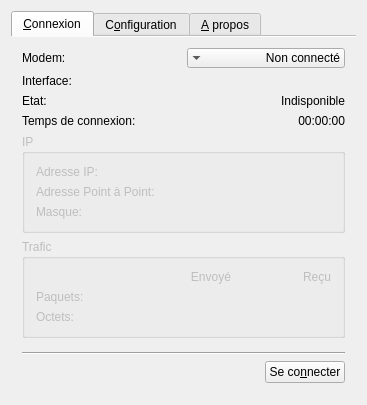
<?xml version="1.0" encoding="UTF-8"?>
<ui version="4.0">
 <class>Widget</class>
 <widget class="QWidget" name="Widget">
  <property name="windowModality">
   <enum>Qt::NonModal</enum>
  </property>
  <property name="geometry">
   <rect>
    <x>0</x>
    <y>0</y>
    <width>367</width>
    <height>392</height>
   </rect>
  </property>
  <property name="windowTitle">
   <string>CtLinux</string>
  </property>
  <property name="windowIcon">
   <iconset resource="rc.qrc">
    <normaloff>:/png/resource/icon.png</normaloff>:/png/resource/icon.png</iconset>
  </property>
  <layout class="QVBoxLayout" name="verticalLayout">
   <item>
    <widget class="QTabWidget" name="tabWidget">
     <property name="tabShape">
      <enum>QTabWidget::Rounded</enum>
     </property>
     <property name="currentIndex">
      <number>0</number>
     </property>
     <property name="documentMode">
      <bool>true</bool>
     </property>
     <property name="tabsClosable">
      <bool>false</bool>
     </property>
     <widget class="QWidget" name="tab_home">
      <attribute name="title">
       <string>&amp;Connexion</string>
      </attribute>
      <layout class="QVBoxLayout" name="verticalLayout_6">
       <item>
        <layout class="QGridLayout" name="gridLayout" columnstretch="0,0">
         <item row="1" column="0">
          <widget class="QLabel" name="labelModem">
           <property name="text">
            <string>Modem:</string>
           </property>
          </widget>
         </item>
         <item row="1" column="1">
          <widget class="QComboBox" name="comboBoxModem">
           <property name="layoutDirection">
            <enum>Qt::RightToLeft</enum>
           </property>
           <property name="insertPolicy">
            <enum>QComboBox::InsertAtCurrent</enum>
           </property>
           <property name="sizeAdjustPolicy">
            <enum>QComboBox::AdjustToContentsOnFirstShow</enum>
           </property>
           <property name="minimumContentsLength">
            <number>0</number>
           </property>
           <property name="iconSize">
            <size>
             <width>16</width>
             <height>16</height>
            </size>
           </property>
           <property name="frame">
            <bool>false</bool>
           </property>
           <property name="modelColumn">
            <number>0</number>
           </property>
           <item>
            <property name="text">
             <string>Non connecté</string>
            </property>
           </item>
           <item>
            <property name="text">
             <string notr="true">ttyUSB0</string>
            </property>
            <property name="icon">
             <iconset resource="rc.qrc">
              <normaloff>:/png/resource/1315493472_system-red.png</normaloff>
              <normalon>:/png/resource/1315493431_system-green.png</normalon>:/png/resource/1315493472_system-red.png</iconset>
            </property>
           </item>
           <item>
            <property name="text">
             <string notr="true">ttyUSB1</string>
            </property>
            <property name="icon">
             <iconset resource="rc.qrc">
              <normaloff>:/png/resource/1315493472_system-red.png</normaloff>
              <normalon>:/png/resource/1315493431_system-green.png</normalon>:/png/resource/1315493472_system-red.png</iconset>
            </property>
           </item>
           <item>
            <property name="text">
             <string notr="true">ttyUSB2</string>
            </property>
            <property name="icon">
             <iconset resource="rc.qrc">
              <normaloff>:/png/resource/1315493472_system-red.png</normaloff>
              <normalon>:/png/resource/1315493431_system-green.png</normalon>:/png/resource/1315493472_system-red.png</iconset>
            </property>
           </item>
           <item>
            <property name="text">
             <string notr="true">ttyUSB3</string>
            </property>
            <property name="icon">
             <iconset resource="rc.qrc">
              <normaloff>:/png/resource/1315493472_system-red.png</normaloff>
              <normalon>:/png/resource/1315493431_system-green.png</normalon>:/png/resource/1315493472_system-red.png</iconset>
            </property>
           </item>
          </widget>
         </item>
         <item row="2" column="0">
          <widget class="QLabel" name="labelInterface">
           <property name="text">
            <string>Interface:</string>
           </property>
          </widget>
         </item>
         <item row="2" column="1">
          <widget class="QLabel" name="labelInterfaceText">
           <property name="text">
            <string notr="true"/>
           </property>
           <property name="alignment">
            <set>Qt::AlignRight|Qt::AlignTrailing|Qt::AlignVCenter</set>
           </property>
          </widget>
         </item>
         <item row="3" column="0">
          <widget class="QLabel" name="labelState">
           <property name="text">
            <string>Etat:</string>
           </property>
          </widget>
         </item>
         <item row="3" column="1">
          <widget class="QLabel" name="labelStateText">
           <property name="text">
            <string>Indisponible</string>
           </property>
           <property name="alignment">
            <set>Qt::AlignRight|Qt::AlignTrailing|Qt::AlignVCenter</set>
           </property>
          </widget>
         </item>
         <item row="4" column="0">
          <widget class="QLabel" name="labelTimeConnexion">
           <property name="text">
            <string>Temps de connexion:</string>
           </property>
          </widget>
         </item>
         <item row="4" column="1">
          <widget class="QLabel" name="labelTimeConnexionText">
           <property name="text">
            <string notr="true">00:00:00</string>
           </property>
           <property name="alignment">
            <set>Qt::AlignRight|Qt::AlignTrailing|Qt::AlignVCenter</set>
           </property>
          </widget>
         </item>
        </layout>
       </item>
       <item>
        <widget class="QGroupBox" name="groupBoxIP">
         <property name="enabled">
          <bool>false</bool>
         </property>
         <property name="title">
          <string>IP</string>
         </property>
         <layout class="QVBoxLayout" name="verticalLayout_4">
          <item>
           <layout class="QGridLayout" name="gridLayout_3">
            <item row="0" column="0">
             <widget class="QLabel" name="labelIP">
              <property name="text">
               <string>Adresse IP:</string>
              </property>
             </widget>
            </item>
            <item row="0" column="1">
             <widget class="QLabel" name="labelIPText">
              <property name="text">
               <string notr="true"/>
              </property>
              <property name="alignment">
               <set>Qt::AlignRight|Qt::AlignTrailing|Qt::AlignVCenter</set>
              </property>
             </widget>
            </item>
            <item row="1" column="0">
             <widget class="QLabel" name="labelPAP">
              <property name="text">
               <string>Adresse Point à Point:</string>
              </property>
             </widget>
            </item>
            <item row="1" column="1">
             <widget class="QLabel" name="labelPAPText">
              <property name="text">
               <string notr="true"/>
              </property>
              <property name="alignment">
               <set>Qt::AlignRight|Qt::AlignTrailing|Qt::AlignVCenter</set>
              </property>
             </widget>
            </item>
            <item row="2" column="0">
             <widget class="QLabel" name="labelMask">
              <property name="text">
               <string>Masque:</string>
              </property>
             </widget>
            </item>
            <item row="2" column="1">
             <widget class="QLabel" name="labelMaskText">
              <property name="text">
               <string notr="true"/>
              </property>
              <property name="alignment">
               <set>Qt::AlignRight|Qt::AlignTrailing|Qt::AlignVCenter</set>
              </property>
             </widget>
            </item>
           </layout>
          </item>
         </layout>
        </widget>
       </item>
       <item>
        <widget class="QGroupBox" name="groupBoxTrafic">
         <property name="enabled">
          <bool>false</bool>
         </property>
         <property name="title">
          <string>Trafic</string>
         </property>
         <layout class="QVBoxLayout" name="verticalLayout_5">
          <item>
           <layout class="QGridLayout" name="gridLayout_2">
            <item row="1" column="0">
             <widget class="QLabel" name="labelPackage">
              <property name="text">
               <string>Paquets:</string>
              </property>
             </widget>
            </item>
            <item row="1" column="1">
             <widget class="QLabel" name="labelPackageSend">
              <property name="text">
               <string notr="true"/>
              </property>
              <property name="alignment">
               <set>Qt::AlignRight|Qt::AlignTrailing|Qt::AlignVCenter</set>
              </property>
             </widget>
            </item>
            <item row="0" column="1">
             <widget class="QLabel" name="labelSend">
              <property name="text">
               <string>Envoyé</string>
              </property>
              <property name="alignment">
               <set>Qt::AlignRight|Qt::AlignTrailing|Qt::AlignVCenter</set>
              </property>
             </widget>
            </item>
            <item row="0" column="2">
             <widget class="QLabel" name="labelReceive">
              <property name="text">
               <string>Reçu</string>
              </property>
              <property name="alignment">
               <set>Qt::AlignRight|Qt::AlignTrailing|Qt::AlignVCenter</set>
              </property>
             </widget>
            </item>
            <item row="2" column="0">
             <widget class="QLabel" name="labelOctet">
              <property name="text">
               <string>Octets:</string>
              </property>
             </widget>
            </item>
            <item row="2" column="1">
             <widget class="QLabel" name="labelOctetSend">
              <property name="text">
               <string notr="true"/>
              </property>
              <property name="alignment">
               <set>Qt::AlignRight|Qt::AlignTrailing|Qt::AlignVCenter</set>
              </property>
             </widget>
            </item>
            <item row="2" column="2">
             <widget class="QLabel" name="labelOctetReceive">
              <property name="text">
               <string notr="true"/>
              </property>
              <property name="alignment">
               <set>Qt::AlignRight|Qt::AlignTrailing|Qt::AlignVCenter</set>
              </property>
             </widget>
            </item>
            <item row="1" column="2">
             <widget class="QLabel" name="labelPackageReceive">
              <property name="text">
               <string notr="true"/>
              </property>
              <property name="alignment">
               <set>Qt::AlignRight|Qt::AlignTrailing|Qt::AlignVCenter</set>
              </property>
             </widget>
            </item>
           </layout>
          </item>
         </layout>
        </widget>
       </item>
       <item>
        <spacer name="verticalSpacer_4">
         <property name="orientation">
          <enum>Qt::Vertical</enum>
         </property>
         <property name="sizeHint" stdset="0">
          <size>
           <width>20</width>
           <height>40</height>
          </size>
         </property>
        </spacer>
       </item>
       <item>
        <widget class="Line" name="line">
         <property name="orientation">
          <enum>Qt::Horizontal</enum>
         </property>
        </widget>
       </item>
       <item>
        <layout class="QHBoxLayout" name="horizontalLayout_2">
         <item>
          <spacer name="horizontalSpacer">
           <property name="orientation">
            <enum>Qt::Horizontal</enum>
           </property>
           <property name="sizeHint" stdset="0">
            <size>
             <width>40</width>
             <height>20</height>
            </size>
           </property>
          </spacer>
         </item>
         <item>
          <widget class="QPushButton" name="pushButton_connexion">
           <property name="text">
            <string>Se co&amp;nnecter</string>
           </property>
          </widget>
         </item>
        </layout>
       </item>
      </layout>
     </widget>
     <widget class="QWidget" name="tab_config">
      <attribute name="title">
       <string>C&amp;onfiguration</string>
      </attribute>
      <layout class="QVBoxLayout" name="verticalLayout_3">
       <item>
        <widget class="QGroupBox" name="groupBox">
         <property name="title">
          <string>Connexion</string>
         </property>
         <layout class="QVBoxLayout" name="verticalLayout_2">
          <item>
           <layout class="QFormLayout" name="formLayout_3">
            <item row="0" column="0">
             <widget class="QLabel" name="nomDUtilisateurLabel">
              <property name="text">
               <string>Nom d'utilisateur</string>
              </property>
             </widget>
            </item>
            <item row="0" column="1">
             <widget class="QLineEdit" name="nomDUtilisateurLineEdit">
              <property name="text">
               <string/>
              </property>
              <property name="dragEnabled">
               <bool>true</bool>
              </property>
             </widget>
            </item>
            <item row="1" column="0">
             <widget class="QLabel" name="motDePasseLabel">
              <property name="text">
               <string>Mot de passe</string>
              </property>
             </widget>
            </item>
            <item row="1" column="1">
             <widget class="QLineEdit" name="motDePasseLineEdit">
              <property name="inputMethodHints">
               <set>Qt::ImhHiddenText|Qt::ImhNoAutoUppercase|Qt::ImhNoPredictiveText</set>
              </property>
              <property name="text">
               <string/>
              </property>
              <property name="echoMode">
               <enum>QLineEdit::Password</enum>
              </property>
              <property name="dragEnabled">
               <bool>true</bool>
              </property>
             </widget>
            </item>
            <item row="2" column="1">
             <widget class="QCheckBox" name="checkBox">
              <property name="text">
               <string>Afficher le mot de &amp;passe</string>
              </property>
             </widget>
            </item>
            <item row="3" column="1">
             <widget class="QLineEdit" name="numRoDeTLPhoneLineEdit">
              <property name="text">
               <string/>
              </property>
              <property name="dragEnabled">
               <bool>true</bool>
              </property>
             </widget>
            </item>
            <item row="3" column="0">
             <widget class="QLabel" name="numRoDeTLPhoneLabel">
              <property name="text">
               <string>Numéro de téléphone</string>
              </property>
             </widget>
            </item>
           </layout>
          </item>
         </layout>
        </widget>
       </item>
       <item>
        <widget class="QGroupBox" name="groupBox_2">
         <property name="title">
          <string>Interface</string>
         </property>
         <layout class="QVBoxLayout" name="verticalLayout_8">
          <item>
           <layout class="QFormLayout" name="formLayout_2">
            <property name="fieldGrowthPolicy">
             <enum>QFormLayout::ExpandingFieldsGrow</enum>
            </property>
            <item row="1" column="1">
             <widget class="QLineEdit" name="nomDeLInterfaceLineEdit">
              <property name="text">
               <string/>
              </property>
             </widget>
            </item>
            <item row="1" column="0">
             <widget class="QLabel" name="nomDeLInterfaceLabel">
              <property name="text">
               <string>Nom de l'interface</string>
              </property>
             </widget>
            </item>
           </layout>
          </item>
         </layout>
        </widget>
       </item>
       <item>
        <widget class="QCheckBox" name="checkBox_autoconnect">
         <property name="enabled">
          <bool>false</bool>
         </property>
         <property name="toolTip">
          <string>Fonctionnalité disponible dans la prochaine version</string>
         </property>
         <property name="text">
          <string>Connexion automatique au démarrage du système</string>
         </property>
         <property name="tristate">
          <bool>false</bool>
         </property>
        </widget>
       </item>
       <item>
        <widget class="QCheckBox" name="checkBox_reconnect">
         <property name="enabled">
          <bool>false</bool>
         </property>
         <property name="toolTip">
          <string>Fonctionnalité disponible dans la prochaine version</string>
         </property>
         <property name="text">
          <string>Reconnexion automatique à la perte de la connexion</string>
         </property>
        </widget>
       </item>
       <item>
        <widget class="QLabel" name="labelInfo">
         <property name="font">
          <font>
           <pointsize>9</pointsize>
           <weight>75</weight>
           <bold>true</bold>
          </font>
         </property>
         <property name="text">
          <string>Tous les champs doivent être renseignés</string>
         </property>
         <property name="alignment">
          <set>Qt::AlignCenter</set>
         </property>
        </widget>
       </item>
       <item>
        <spacer name="verticalSpacer">
         <property name="orientation">
          <enum>Qt::Vertical</enum>
         </property>
         <property name="sizeHint" stdset="0">
          <size>
           <width>20</width>
           <height>63</height>
          </size>
         </property>
        </spacer>
       </item>
       <item>
        <widget class="Line" name="line_2">
         <property name="orientation">
          <enum>Qt::Horizontal</enum>
         </property>
        </widget>
       </item>
       <item>
        <layout class="QHBoxLayout" name="horizontalLayout">
         <item>
          <spacer name="horizontalSpacer_2">
           <property name="orientation">
            <enum>Qt::Horizontal</enum>
           </property>
           <property name="sizeHint" stdset="0">
            <size>
             <width>40</width>
             <height>20</height>
            </size>
           </property>
          </spacer>
         </item>
         <item>
          <widget class="QPushButton" name="pushButton_save">
           <property name="toolTip">
            <string>Charger la configuration par défaut</string>
           </property>
           <property name="text">
            <string>Enregi&amp;strer</string>
           </property>
          </widget>
         </item>
        </layout>
       </item>
      </layout>
     </widget>
     <widget class="QWidget" name="tab_about">
      <attribute name="title">
       <string>&amp;A propos</string>
      </attribute>
      <layout class="QVBoxLayout" name="verticalLayout_7">
       <item>
        <widget class="QLabel" name="label_2">
         <property name="text">
          <string>&lt;!DOCTYPE HTML PUBLIC &quot;-//W3C//DTD HTML 4.0//EN&quot; &quot;http://www.w3.org/TR/REC-html40/strict.dtd&quot;&gt;
&lt;html&gt;&lt;head&gt;&lt;meta name=&quot;qrichtext&quot; content=&quot;1&quot; /&gt;&lt;style type=&quot;text/css&quot;&gt;
p, li { white-space: pre-wrap; }
&lt;/style&gt;&lt;/head&gt;&lt;body style=&quot; font-family:'Ubuntu'; font-size:9pt; font-weight:400; font-style:normal;&quot;&gt;
&lt;p align=&quot;center&quot; style=&quot; margin-top:0px; margin-bottom:0px; margin-left:0px; margin-right:0px; -qt-block-indent:0; text-indent:0px;&quot;&gt;&lt;img src=&quot;:/png/resource/icon.png&quot; /&gt;&lt;/p&gt;
&lt;p style=&quot; margin-top:0px; margin-bottom:0px; margin-left:0px; margin-right:0px; -qt-block-indent:0; text-indent:0px;&quot;&gt;Ce programme permet d'utiliser le périphérique CtPhone de CAMTEL pour accéder à Internet sur le système Linux. &lt;/p&gt;
&lt;p style=&quot;-qt-paragraph-type:empty; margin-top:0px; margin-bottom:0px; margin-left:0px; margin-right:0px; -qt-block-indent:0; text-indent:0px;&quot;&gt;&lt;/p&gt;
&lt;p style=&quot; margin-top:0px; margin-bottom:0px; margin-left:0px; margin-right:0px; -qt-block-indent:0; text-indent:0px;&quot;&gt;Le programme a été développé et testé sur la distribution Ubuntu mais devrait fonctionner également sur Debian et ses dérivées.&lt;/p&gt;
&lt;p style=&quot; margin-top:0px; margin-bottom:0px; margin-left:0px; margin-right:0px; -qt-block-indent:0; text-indent:0px;&quot;&gt;Aucun test n'a été fait sur les autres distributions (Fedora, Mandriva, Linux Mint, etc.).&lt;/p&gt;
&lt;p style=&quot;-qt-paragraph-type:empty; margin-top:0px; margin-bottom:0px; margin-left:0px; margin-right:0px; -qt-block-indent:0; text-indent:0px;&quot;&gt;&lt;/p&gt;
&lt;p style=&quot; margin-top:0px; margin-bottom:0px; margin-left:0px; margin-right:0px; -qt-block-indent:0; text-indent:0px;&quot;&gt;Remerciement: Merci à manga-willy pour son &lt;a href=&quot;https://wiki.ubuntu.com/CameroonianTeam/Howto/InternetWithCamtel/fr&quot;&gt;&lt;span style=&quot; text-decoration: underline; color:#0057ae;&quot;&gt;article&lt;/span&gt;&lt;/a&gt;.&lt;/p&gt;
&lt;p style=&quot;-qt-paragraph-type:empty; margin-top:0px; margin-bottom:0px; margin-left:0px; margin-right:0px; -qt-block-indent:0; text-indent:0px;&quot;&gt;&lt;/p&gt;
&lt;p style=&quot; margin-top:0px; margin-bottom:0px; margin-left:0px; margin-right:0px; -qt-block-indent:0; text-indent:0px;&quot;&gt;Version du programme: 1.0&lt;/p&gt;
&lt;p style=&quot;-qt-paragraph-type:empty; margin-top:0px; margin-bottom:0px; margin-left:0px; margin-right:0px; -qt-block-indent:0; text-indent:0px;&quot;&gt;&lt;/p&gt;
&lt;p style=&quot; margin-top:0px; margin-bottom:0px; margin-left:0px; margin-right:0px; -qt-block-indent:0; text-indent:0px;&quot;&gt;Hans Sébastien DEMANOU &amp;lt;demanouhans@gmail.com&amp;gt;&lt;/p&gt;
&lt;p style=&quot; margin-top:0px; margin-bottom:0px; margin-left:0px; margin-right:0px; -qt-block-indent:0; text-indent:0px;&quot;&gt;Copyright Décembre 2011&lt;/p&gt;&lt;/body&gt;&lt;/html&gt;</string>
         </property>
         <property name="textFormat">
          <enum>Qt::AutoText</enum>
         </property>
         <property name="scaledContents">
          <bool>false</bool>
         </property>
         <property name="wordWrap">
          <bool>true</bool>
         </property>
        </widget>
       </item>
       <item>
        <spacer name="verticalSpacer_2">
         <property name="orientation">
          <enum>Qt::Vertical</enum>
         </property>
         <property name="sizeHint" stdset="0">
          <size>
           <width>20</width>
           <height>40</height>
          </size>
         </property>
        </spacer>
       </item>
      </layout>
     </widget>
    </widget>
   </item>
  </layout>
 </widget>
 <layoutdefault spacing="6" margin="11"/>
 <resources>
  <include location="rc.qrc"/>
 </resources>
 <connections>
  <connection>
   <sender>pushButton_connexion</sender>
   <signal>clicked()</signal>
   <receiver>Widget</receiver>
   <slot>connexion()</slot>
   <hints>
    <hint type="sourcelabel">
     <x>357</x>
     <y>382</y>
    </hint>
    <hint type="destinationlabel">
     <x>348</x>
     <y>206</y>
    </hint>
   </hints>
  </connection>
  <connection>
   <sender>Widget</sender>
   <signal>customContextMenuRequested(QPoint)</signal>
   <receiver>Widget</receiver>
   <slot>close()</slot>
   <hints>
    <hint type="sourcelabel">
     <x>183</x>
     <y>195</y>
    </hint>
    <hint type="destinationlabel">
     <x>183</x>
     <y>195</y>
    </hint>
   </hints>
  </connection>
 </connections>
 <slots>
  <slot>connexion()</slot>
 </slots>
</ui>
